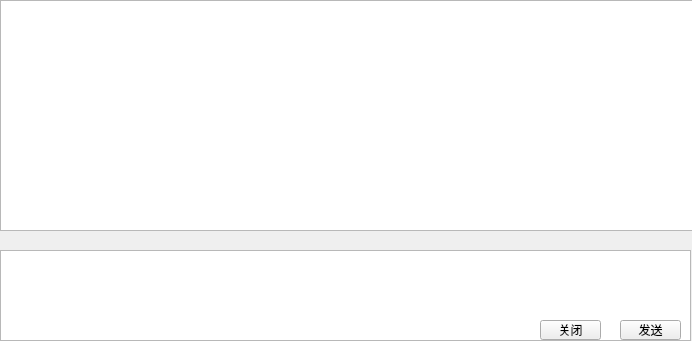
<?xml version="1.0" encoding="UTF-8"?>
<ui version="4.0">
 <class>ChatBox</class>
 <widget class="QWidget" name="ChatBox">
  <property name="geometry">
   <rect>
    <x>0</x>
    <y>0</y>
    <width>692</width>
    <height>341</height>
   </rect>
  </property>
  <property name="windowTitle">
   <string>Form</string>
  </property>
  <widget class="QTextBrowser" name="textBrowser">
   <property name="geometry">
    <rect>
     <x>0</x>
     <y>0</y>
     <width>701</width>
     <height>231</height>
    </rect>
   </property>
   <property name="font">
    <font>
     <family>宋体</family>
     <pointsize>14</pointsize>
    </font>
   </property>
  </widget>
  <widget class="QTextEdit" name="textEdit">
   <property name="geometry">
    <rect>
     <x>0</x>
     <y>250</y>
     <width>691</width>
     <height>91</height>
    </rect>
   </property>
  </widget>
  <widget class="QPushButton" name="closeButton">
   <property name="geometry">
    <rect>
     <x>540</x>
     <y>320</y>
     <width>61</width>
     <height>20</height>
    </rect>
   </property>
   <property name="text">
    <string>关闭</string>
   </property>
  </widget>
  <widget class="QPushButton" name="sendButton">
   <property name="geometry">
    <rect>
     <x>620</x>
     <y>320</y>
     <width>61</width>
     <height>20</height>
    </rect>
   </property>
   <property name="text">
    <string>发送</string>
   </property>
  </widget>
  <widget class="QLabel" name="functionalBlock">
   <property name="geometry">
    <rect>
     <x>0</x>
     <y>230</y>
     <width>691</width>
     <height>21</height>
    </rect>
   </property>
   <property name="text">
    <string/>
   </property>
   <property name="scaledContents">
    <bool>true</bool>
   </property>
  </widget>
 </widget>
 <resources/>
 <connections/>
</ui>
